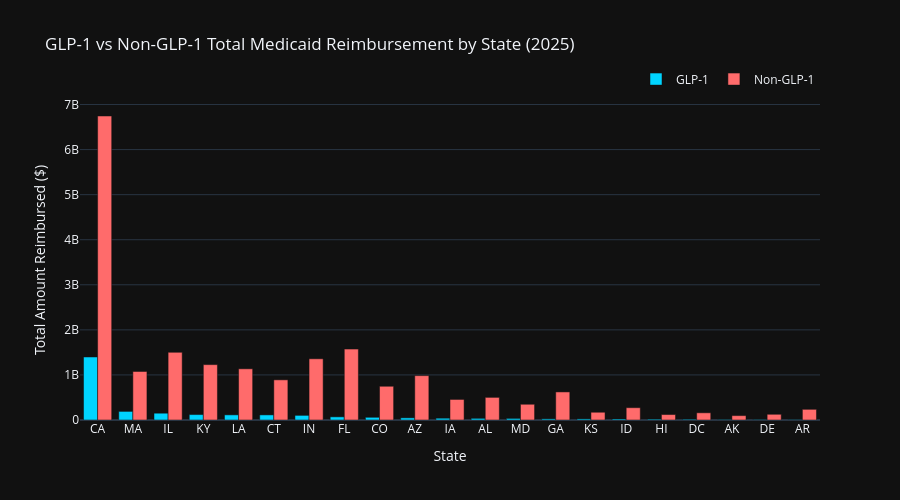

Notebook code cell kept with this figure:
### Code cell
p1 = pivot.sort_values("Total_Reimbursed_GLP-1", ascending=False)
 
fig1 = go.Figure()
fig1.add_trace(go.Bar(
    name="GLP-1",
    x=p1["State"],
    y=p1["Total_Reimbursed_GLP-1"],
    marker_color="#00d4ff",
    customdata=p1[["Num_Prescriptions_GLP-1", "GLP1_Share_Pct"]],
    hovertemplate=(
        "<b>%{x}</b><br>"
        "GLP-1 Reimbursed: $%{y:,.0f}<br>"
        "Rx Count: %{customdata[0]:,.0f}<br>"
        "GLP-1 Share: %{customdata[1]:.1f}%"
        "<extra></extra>"
    ),
))
fig1.add_trace(go.Bar(
    name="Non-GLP-1",
    x=p1["State"],
    y=p1["Total_Reimbursed_Non-GLP-1"],
    marker_color="#ff6b6b",
    customdata=p1[["Num_Prescriptions_Non-GLP-1"]],
    hovertemplate=(
        "<b>%{x}</b><br>"
        "Non-GLP-1 Reimbursed: $%{y:,.0f}<br>"
        "Rx Count: %{customdata[0]:,.0f}"
        "<extra></extra>"
    ),
))
fig1.update_layout(
    title="GLP-1 vs Non-GLP-1 Total Medicaid Reimbursement by State (2025)",
    xaxis_title="State",
    yaxis_title="Total Amount Reimbursed ($)",
    barmode="group",
    template="plotly_dark",
    legend=dict(orientation="h", yanchor="bottom", y=1.02, xanchor="right", x=1),
    height=500,
)
fig1.show()

### Figure 1 — Plotly figure (JSON) as saved in the notebook; plotly's stock layout.template omitted (floating-point values rounded to 4 significant figures)
{"data": [{"customdata": [[1250000.0, 17.17], [190000.0, 15.04], [140800.0, 9.131], [139500.0, 8.936], [114300.0, 9.113], [100400.0, 11.26], [94870.0, 7.031], [72830.0, 4.236], [54920.0, 7.376], [45710.0, 4.621], [40780.0, 8.061], [36700.0, 6.8], [36400.0, 9.11], [28070.0, 3.877], [23300.0, 12.34], [22760.0, 7.725], [16540.0, 13.01], [15370.0, 9.196], [11780.0, 10.28], [25830.0, 7.844], [9946.0, 2.982]], "hovertemplate": "<b>%{x}</b><br>GLP-1 Reimbursed: $%{y:,.0f}<br>Rx Count: %{customdata[0]:,.0f}<br>GLP-1 Share: %{customdata[1]:.1f}%<extra></extra>", "marker": {"color": "#00d4ff"}, "name": "GLP-1", "type": "bar", "x": ["CA", "MA", "IL", "KY", "LA", "CT", "IN", "FL", "CO", "AZ", "IA", "AL", "MD", "GA", "KS", "ID", "HI", "DC", "AK", "DE", "AR"], "y": [1398000000.0, 190500000.0, 150900000.0, 120600000.0, 113900000.0, 113100000.0, 102700000.0, 69610000.0, 59600000.0, 47710000.0, 40000000.0, 36630000.0, 35010000.0, 25130000.0, 24230000.0, 22850000.0, 18120000.0, 16190000.0, 11170000.0, 10780000.0, 7284000.0]}, {"customdata": [[40800000.0], [7238000.0], [11310000.0], [12890000.0], [8849000.0], [4529000.0], [9175000.0], [10690000.0], [4638000.0], [7292000.0], [3845000.0], [3331000.0], [2805000.0], [6862000.0], [1603000.0], [1965000.0], [962300.0], [972000.0], [609800.0], [1128000.0], [2716000.0]], "hovertemplate": "<b>%{x}</b><br>Non-GLP-1 Reimbursed: $%{y:,.0f}<br>Rx Count: %{customdata[0]:,.0f}<extra></extra>", "marker": {"color": "#ff6b6b"}, "name": "Non-GLP-1", "type": "bar", "x": ["CA", "MA", "IL", "KY", "LA", "CT", "IN", "FL", "CO", "AZ", "IA", "AL", "MD", "GA", "KS", "ID", "HI", "DC", "AK", "DE", "AR"], "y": [6745000000.0, 1077000000.0, 1501000000.0, 1229000000.0, 1136000000.0, 891100000.0, 1358000000.0, 1573000000.0, 748400000.0, 984800000.0, 456200000.0, 502100000.0, 349300000.0, 622900000.0, 172100000.0, 273000000.0, 121100000.0, 159800000.0, 97440000.0, 126600000.0, 237000000.0]}], "layout": {"barmode": "group", "height": 500, "legend": {"orientation": "h", "x": 1, "xanchor": "right", "y": 1.02, "yanchor": "bottom"}, "title": {"text": "GLP-1 vs Non-GLP-1 Total Medicaid Reimbursement by State (2025)"}, "xaxis": {"title": {"text": "State"}}, "yaxis": {"title": {"text": "Total Amount Reimbursed ($)"}}}}
